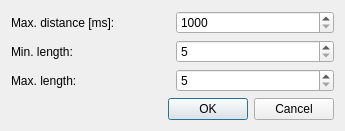
<?xml version="1.0" encoding="UTF-8"?>
<ui version="4.0">
 <class>TitleMerge</class>
 <widget class="QDialog" name="TitleMerge">
  <property name="windowModality">
   <enum>Qt::WindowModal</enum>
  </property>
  <property name="geometry">
   <rect>
    <x>0</x>
    <y>0</y>
    <width>345</width>
    <height>174</height>
   </rect>
  </property>
  <property name="sizePolicy">
   <sizepolicy hsizetype="Fixed" vsizetype="Fixed">
    <horstretch>0</horstretch>
    <verstretch>0</verstretch>
   </sizepolicy>
  </property>
  <property name="windowTitle">
   <string>Title merge</string>
  </property>
  <property name="sizeGripEnabled">
   <bool>false</bool>
  </property>
  <layout class="QGridLayout" name="gridLayout">
   <property name="sizeConstraint">
    <enum>QLayout::SetMinAndMaxSize</enum>
   </property>
   <item row="1" column="0">
    <widget class="QDialogButtonBox" name="buttonBox">
     <property name="orientation">
      <enum>Qt::Horizontal</enum>
     </property>
     <property name="standardButtons">
      <set>QDialogButtonBox::Cancel|QDialogButtonBox::Ok</set>
     </property>
    </widget>
   </item>
   <item row="0" column="0">
    <layout class="QVBoxLayout" name="verticalLayout">
     <item>
      <layout class="QHBoxLayout" name="horizontalLayout">
       <item>
        <widget class="QLabel" name="label">
         <property name="text">
          <string>Max. distance [ms]:</string>
         </property>
        </widget>
       </item>
       <item>
        <widget class="QSpinBox" name="maxDistance">
         <property name="minimum">
          <number>1000</number>
         </property>
         <property name="maximum">
          <number>1000000000</number>
         </property>
        </widget>
       </item>
      </layout>
     </item>
     <item>
      <layout class="QHBoxLayout" name="horizontalLayout_2">
       <item>
        <widget class="QLabel" name="label_2">
         <property name="text">
          <string>Min. length:</string>
         </property>
        </widget>
       </item>
       <item>
        <widget class="QSpinBox" name="minLength">
         <property name="minimum">
          <number>5</number>
         </property>
         <property name="maximum">
          <number>1000000</number>
         </property>
        </widget>
       </item>
      </layout>
     </item>
     <item>
      <layout class="QHBoxLayout" name="horizontalLayout_3">
       <item>
        <widget class="QLabel" name="label_3">
         <property name="text">
          <string>Max. length:</string>
         </property>
        </widget>
       </item>
       <item>
        <widget class="QSpinBox" name="maxLength">
         <property name="minimum">
          <number>5</number>
         </property>
         <property name="maximum">
          <number>1000000</number>
         </property>
        </widget>
       </item>
      </layout>
     </item>
    </layout>
   </item>
  </layout>
 </widget>
 <resources/>
 <connections>
  <connection>
   <sender>buttonBox</sender>
   <signal>accepted()</signal>
   <receiver>TitleMerge</receiver>
   <slot>accept()</slot>
   <hints>
    <hint type="sourcelabel">
     <x>248</x>
     <y>254</y>
    </hint>
    <hint type="destinationlabel">
     <x>157</x>
     <y>274</y>
    </hint>
   </hints>
  </connection>
  <connection>
   <sender>buttonBox</sender>
   <signal>rejected()</signal>
   <receiver>TitleMerge</receiver>
   <slot>reject()</slot>
   <hints>
    <hint type="sourcelabel">
     <x>316</x>
     <y>260</y>
    </hint>
    <hint type="destinationlabel">
     <x>286</x>
     <y>274</y>
    </hint>
   </hints>
  </connection>
 </connections>
</ui>
